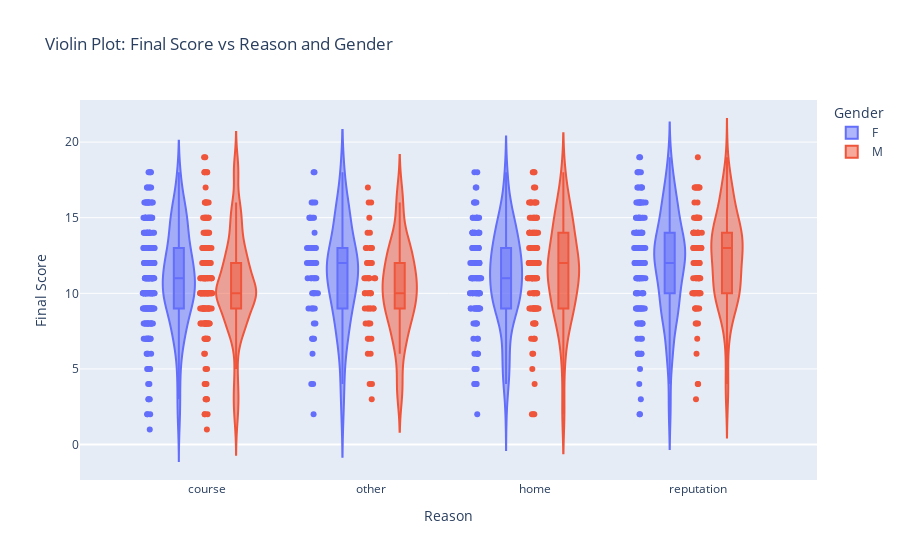

The cell this chart's notebook holds for it:
### Markdown cell above
### 3D Plots

### Code cell
fig = px.violin(df, x='reason', y='Final_Score', color='sex', box=True, points='all',
                title='Violin Plot: Final Score vs Reason and Gender',
                labels={'reason': 'Reason', 'Final_Score': 'Final Score', 'sex': 'Gender'})
fig.show()

### Figure 1 — Plotly figure (JSON) as saved in the notebook; plotly's stock layout.template omitted (floating-point values rounded to 4 significant figures; data arrays with more than 128 entries replaced by an {"elided": "..."} marker saying what was removed)
{"data": [{"alignmentgroup": "True", "box": {"visible": true}, "hovertemplate": "Gender=F<br>Reason=%{x}<br>Final Score=%{y}<extra></extra>", "legendgroup": "F", "marker": {"color": "#636efa"}, "name": "F", "offsetgroup": "F", "orientation": "v", "points": "all", "scalegroup": "True", "showlegend": true, "type": "violin", "x": {"elided": "591 str values"}, "x0": " ", "xaxis": "x", "y": {"elided": "591 int values"}, "y0": " ", "yaxis": "y"}, {"alignmentgroup": "True", "box": {"visible": true}, "hovertemplate": "Gender=M<br>Reason=%{x}<br>Final Score=%{y}<extra></extra>", "legendgroup": "M", "marker": {"color": "#EF553B"}, "name": "M", "offsetgroup": "M", "orientation": "v", "points": "all", "scalegroup": "True", "showlegend": true, "type": "violin", "x": {"elided": "453 str values"}, "x0": " ", "xaxis": "x", "y": {"elided": "453 int values"}, "y0": " ", "yaxis": "y"}], "layout": {"legend": {"title": {"text": "Gender"}, "tracegroupgap": 0}, "title": {"text": "Violin Plot: Final Score vs Reason and Gender"}, "violinmode": "group", "xaxis": {"anchor": "y", "domain": [0, 1], "title": {"text": "Reason"}}, "yaxis": {"anchor": "x", "domain": [0, 1], "title": {"text": "Final Score"}}}}
